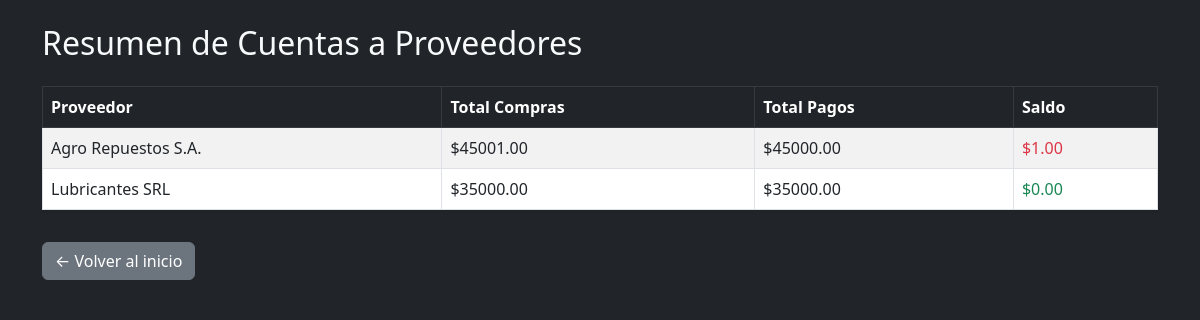
/pagos/resumen, run on an earlier commit of the app's database.
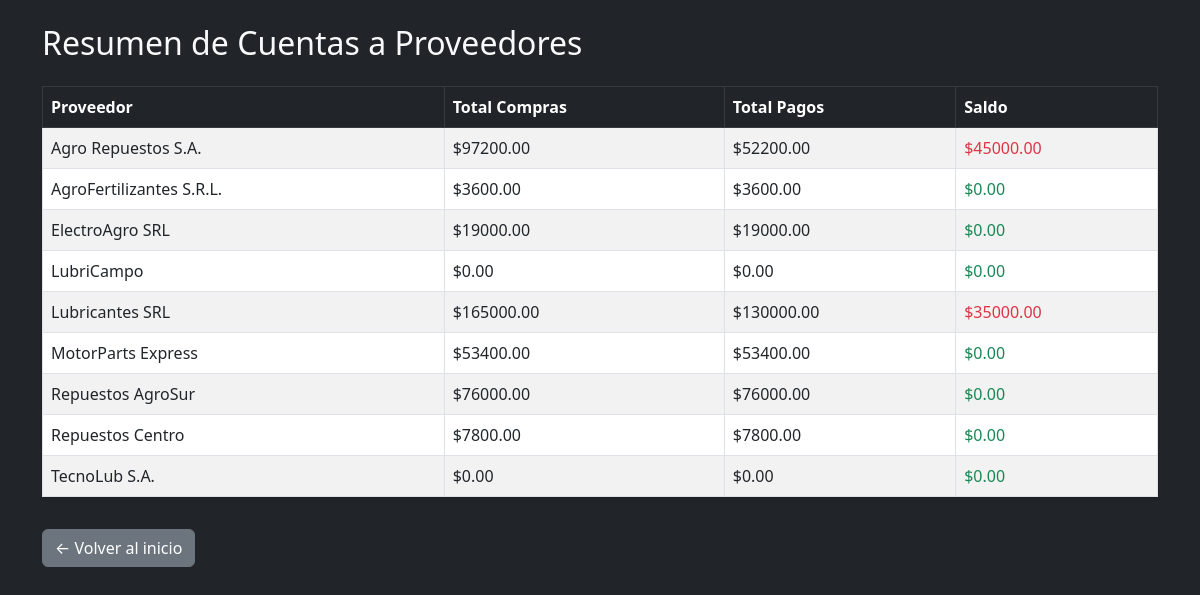
And on a later commit of the database.
### tables this page shows
CREATE TABLE proveedores (
        ID INTEGER PRIMARY KEY AUTOINCREMENT,
        Nombre TEXT NOT NULL,
        Localidad TEXT,
        Contacto TEXT,
        Telefono TEXT,
        Email TEXT,
        Rubro TEXT,
        Direccion TEXT,
        Observaciones TEXT
    );

### sistema_gestion_agricola/routes/pagos.py (the view)
@pagos_bp.route('/resumen')
def resumen_cuentas():
    conn = get_db_connection()
    resumen = conn.execute('''
        SELECT
            p.ID, p.Nombre,
        IFNULL((SELECT SUM(c.Cantidad * c.Precio_Unitario)
                    FROM compras c
                    WHERE c.ID_Proveedor = p.ID), 0) AS Total_Compras,
        IFNULL((SELECT SUM(pg.Monto)
                    FROM pagos_proveedores pg
                    WHERE pg.ID_Proveedor = p.ID), 0) AS Total_Pagos,
        (IFNULL((SELECT SUM(c.Cantidad * c.Precio_Unitario)
                    FROM compras c
                    WHERE c.ID_Proveedor = p.ID), 0) -
        IFNULL((SELECT SUM(pg.Monto)
                    FROM pagos_proveedores pg
                    WHERE pg.ID_Proveedor = p.ID), 0)
        ) AS Saldo
    FROM proveedores p
    ORDER BY p.Nombre;
    ''').fetchall()
    conn.close()
    return render_template('pagos/resumen.html', resumen=resumen)

### sistema_gestion_agricola/utils/db.py (called while the page is built)
def get_db_connection():
    conn = sqlite3.connect('sistema_gestion_agricola.db', timeout=10)
    conn.row_factory = sqlite3.Row
    return conn

### sistema_gestion_agricola/templates/pagos/resumen.html (shortened to what this page needs)
<!DOCTYPE html>
<html lang="es">
<head>
    <link href="https://cdn.jsdelivr.net/npm/bootstrap@5.3.0/dist/css/bootstrap.min.css" rel="stylesheet">
</head>
<body class="bg-dark text-light">
<div class="container py-4">
    <h2 class="mb-4">Resumen de Cuentas a Proveedores</h2>
    {% if resumen %}
    <table class="table table-bordered table-striped table-hover bg-white shadow-sm">
        <thead class="table-dark">
            <tr>
                <th>Proveedor</th>
                <th>Total Compras</th>
                <th>Total Pagos</th>
                <th>Saldo</th>
            </tr>
        </thead>
        <tbody>
            {% for r in resumen %}
            <tr>
                <td>{{ r['Nombre'] }}</td>
                <td>${{ "%.2f"|format(r['Total_Compras']) }}</td>
                <td>${{ "%.2f"|format(r['Total_Pagos']) }}</td>
                <td class="{{ 'text-danger' if r['Saldo'] > 0 else 'text-success' }}">
                    ${{ "%.2f"|format(r['Saldo']) }}
                </td>
            </tr>
            {% endfor %}
        </tbody>
    </table>
    {% else %}
        <div class="alert alert-info">No hay datos disponibles.</div>
    {% endif %}
    <a href="{{ url_for('index') }}" class="btn btn-secondary mt-3">← Volver al inicio</a>
</div>
</body>
</html>

What changed in the data, as far as the page shows it:
computed for proveedores "Agro Repuestos S.A.": Total_Compras "45001.00" → "97200.00"; Total_Pagos "45000.00" → "52200.00"; Saldo "1.00" → "45000.00"
added proveedores: Nombre "AgroFertilizantes S.R.L.", Total_Compras "3600.00", Total_Pagos "3600.00", Saldo "0.00"
added proveedores: Nombre "ElectroAgro SRL", Total_Compras "19000.00", Total_Pagos "19000.00", Saldo "0.00"
added proveedores: Nombre "LubriCampo", Total_Compras "0.00", Total_Pagos "0.00", Saldo "0.00"
computed for proveedores "Lubricantes SRL": Total_Compras "35000.00" → "165000.00"; Total_Pagos "35000.00" → "130000.00"; Saldo "0.00" → "35000.00"
added proveedores: Nombre "MotorParts Express", Total_Compras "53400.00", Total_Pagos "53400.00", Saldo "0.00"
added proveedores: Nombre "Repuestos AgroSur", Total_Compras "76000.00", Total_Pagos "76000.00", Saldo "0.00"
added proveedores: Nombre "Repuestos Centro", Total_Compras "7800.00", Total_Pagos "7800.00", Saldo "0.00"
added proveedores: Nombre "TecnoLub S.A.", Total_Compras "0.00", Total_Pagos "0.00", Saldo "0.00"
